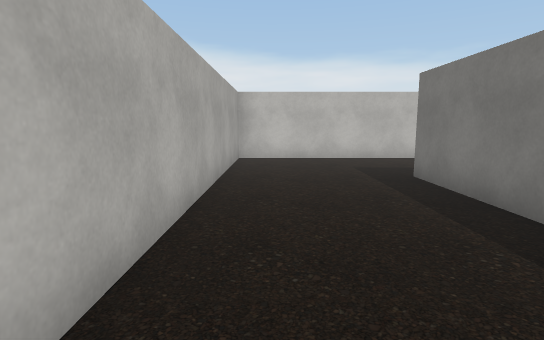
view 1 (above)

24 first-person views from a walk through a scene from a Unity 3-D project. The camera is 1.5 m above the floor, tilts 8° down and sees 80° across. The floor is counted in squares, 1.44 m on a side. Each view is taken from the middle of a square. On the plan, view 1 faces up. The plan holds only what a view shows up to about 13 squares ahead; the rest is blank. The place goes on beyond the plan. The player is left out. Some surface patterns are stand-ins.

view 2
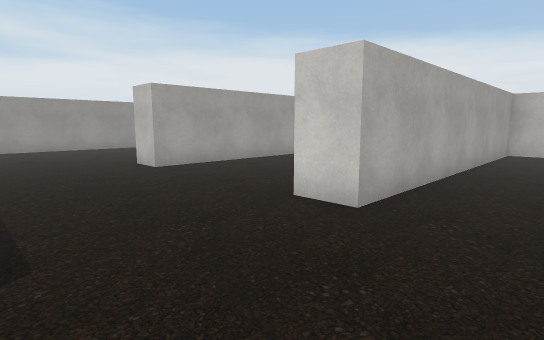

view 3
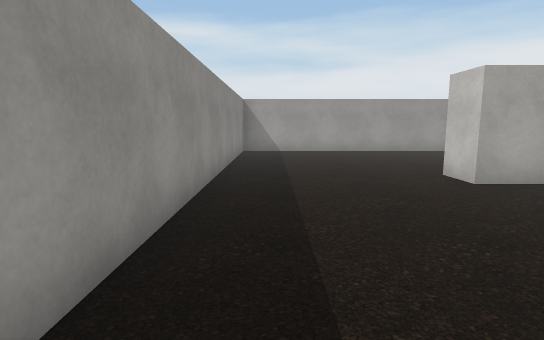

view 4
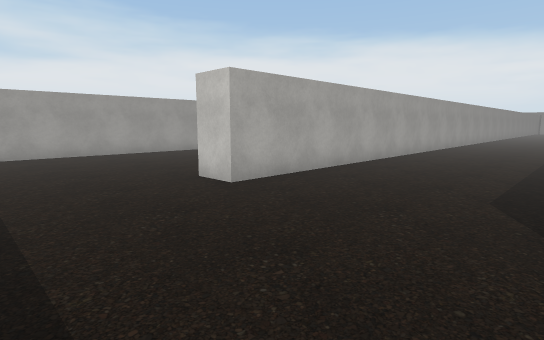

view 5
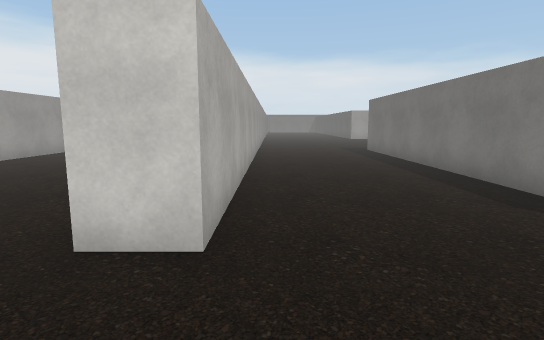

view 6
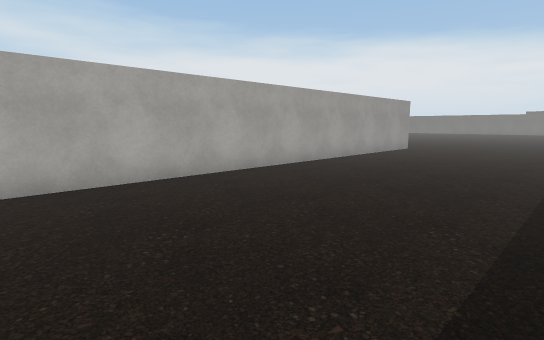

view 7
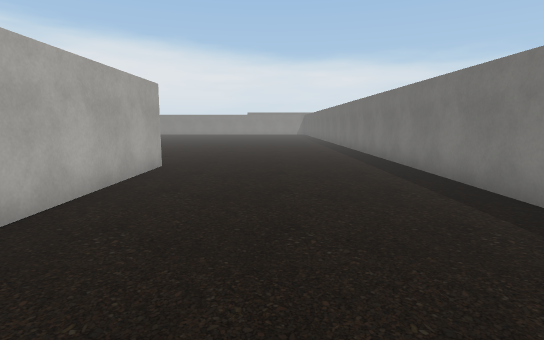

view 8
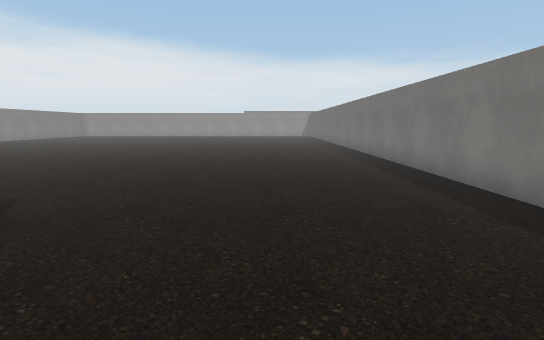

view 9
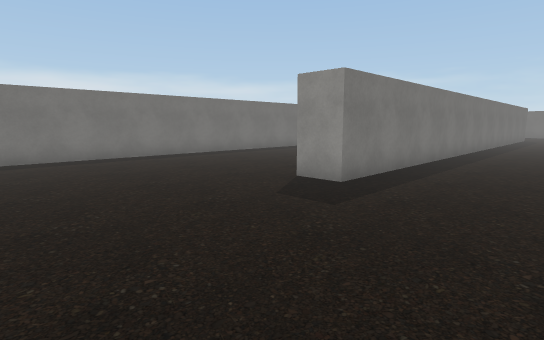

view 10
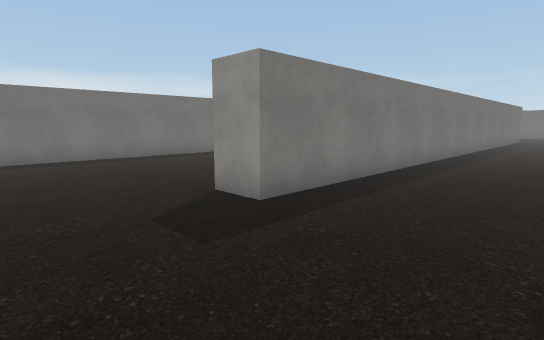

view 11
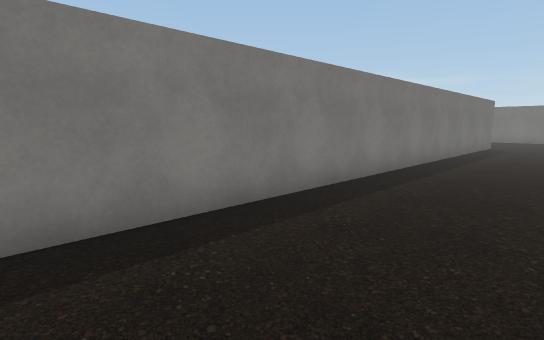

view 12
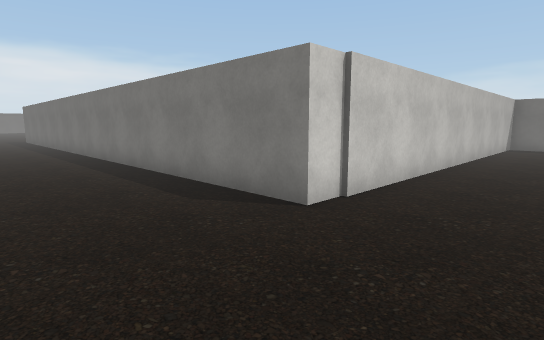

view 13
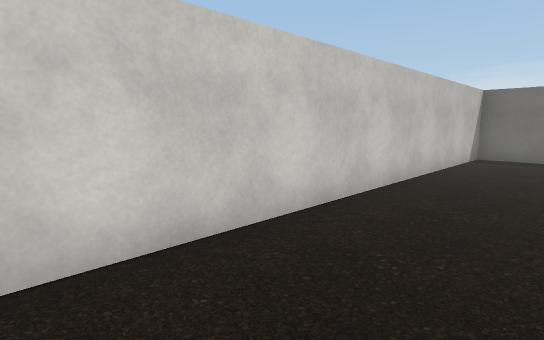

view 14
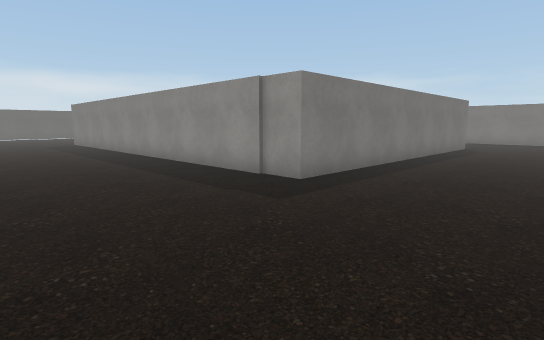

view 15
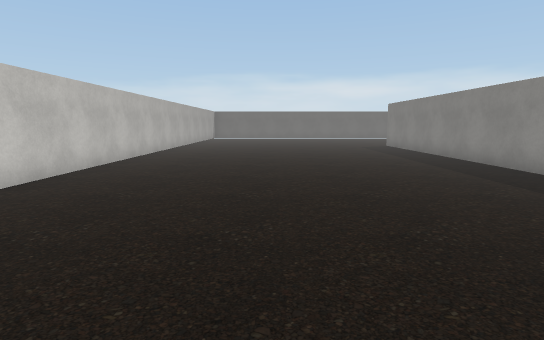

view 16
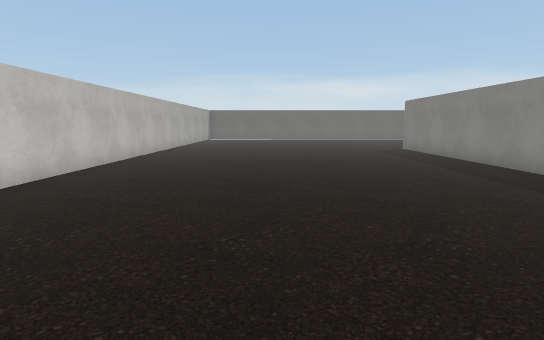

view 17
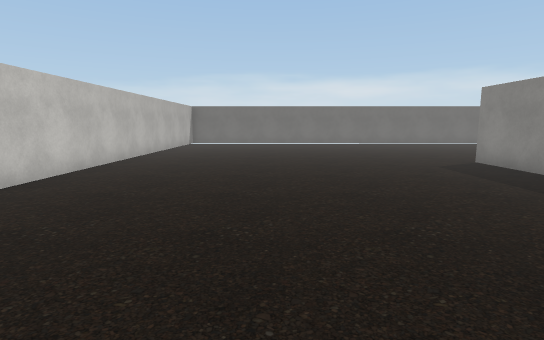

view 18
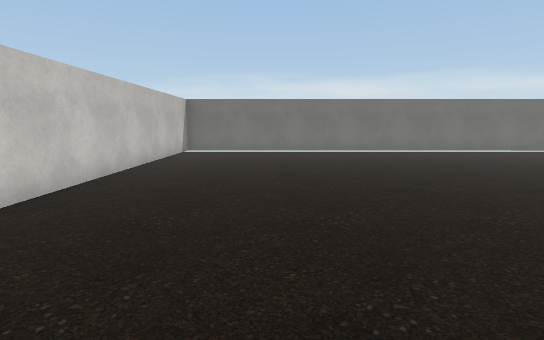

view 19
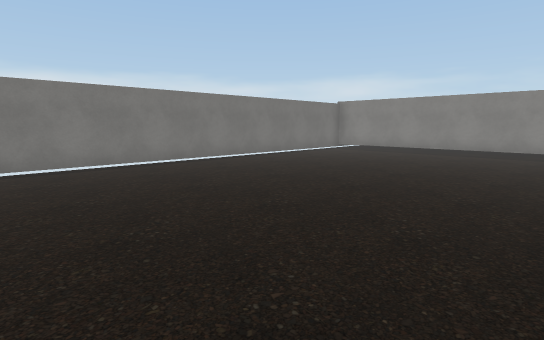

view 20
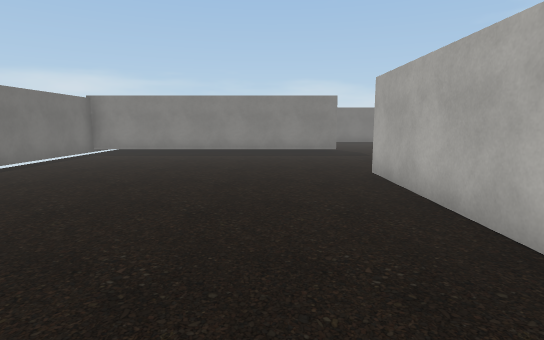

view 21
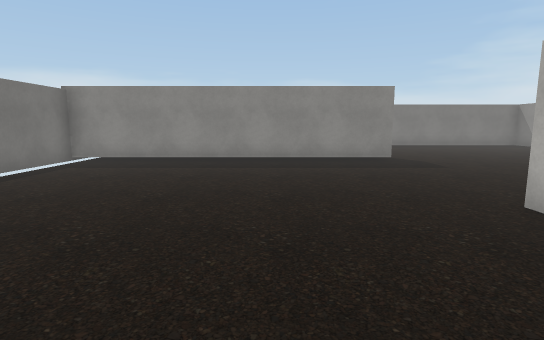

view 22
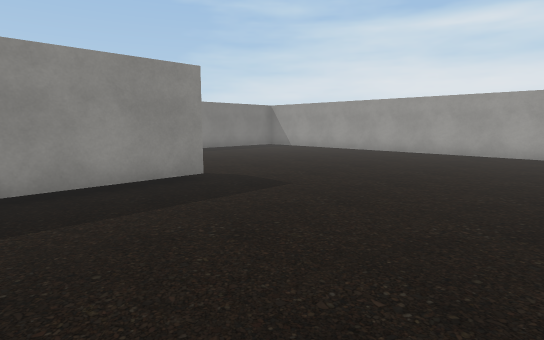

view 23
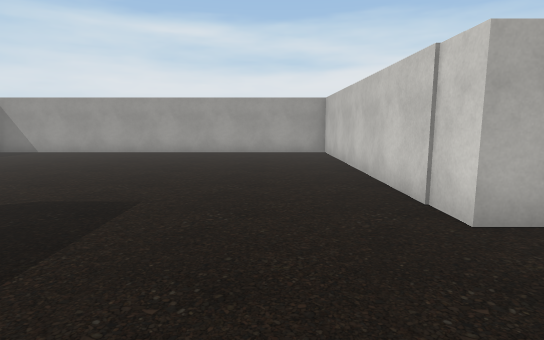

view 24
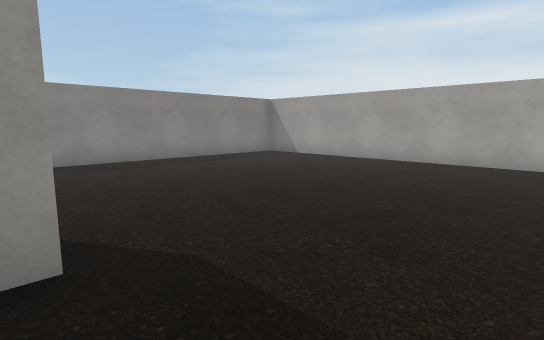

### Floor plan
Points are (right, up) in squares from view 1. A wall is a line through its corners. A room is listed if a view was taken in it or the views show most of it. See-through windows are left out.
Room 1 (views 1, 2, 3, 4, 5, 6, 7, 8, 9, 10, 11, 12, 13, 14, 15, 16, 17, 18, 19, 20, 21, 22, 23, 24)
walls: (4.5, 10) (-1, 10) (-1, 0.5) (-2.1, 0.5); (2.8, 3.2) (2.8, 6.5); (-2.1, 1.2) (-2.1, 11.4) (12.9, 11.4); (-6.6, 11) (-6.6, 0.5) (-7.6, 0.5); (-7.6, 10.8) (-7.6, 22.5); (12.8, 9.5) (12.8, 5) (3.9, 5) (3.9, -7.2) (11.4, -7.2); (12.5, -0.3) (21.8, -0.3) (21.9, 21.3) (2.1, 21.3); (-2.1, -7.1) (-2.1, -5.5) (-14.8, -5.5) (-14.8, 15) (-13.7, 15) (-13.7, -4.1) (-2.1, -4.1)

Positions as (right, up) in squares from view 1, and headings:
1: (0, 0), facing up
2: (1, -3), facing up-left
3: (-1, -3), facing left
4: (-2, -3), facing up-left
5: (-6, -2), facing up
6: (-8, 1), facing up-left
7: (-11, 7), facing up
8: (-11, 12), facing up
9: (-18, 20), facing down-right
10: (-18, 18), facing down-right
11: (-18, 11), facing down-right
12: (-18, -8), facing up-right
13: (-13, -8), facing up-right
14: (-6, 16), facing down-right
15: (-3, 17), facing right
16: (-1, 17), facing right
17: (4, 17), facing right
18: (9, 18), facing right
19: (13, 13), facing down-right
20: (15, 12), facing down
21: (16, 9), facing down
22: (16, 5), facing down-left
23: (16, 3), facing left
24: (13, 2), facing down-left
